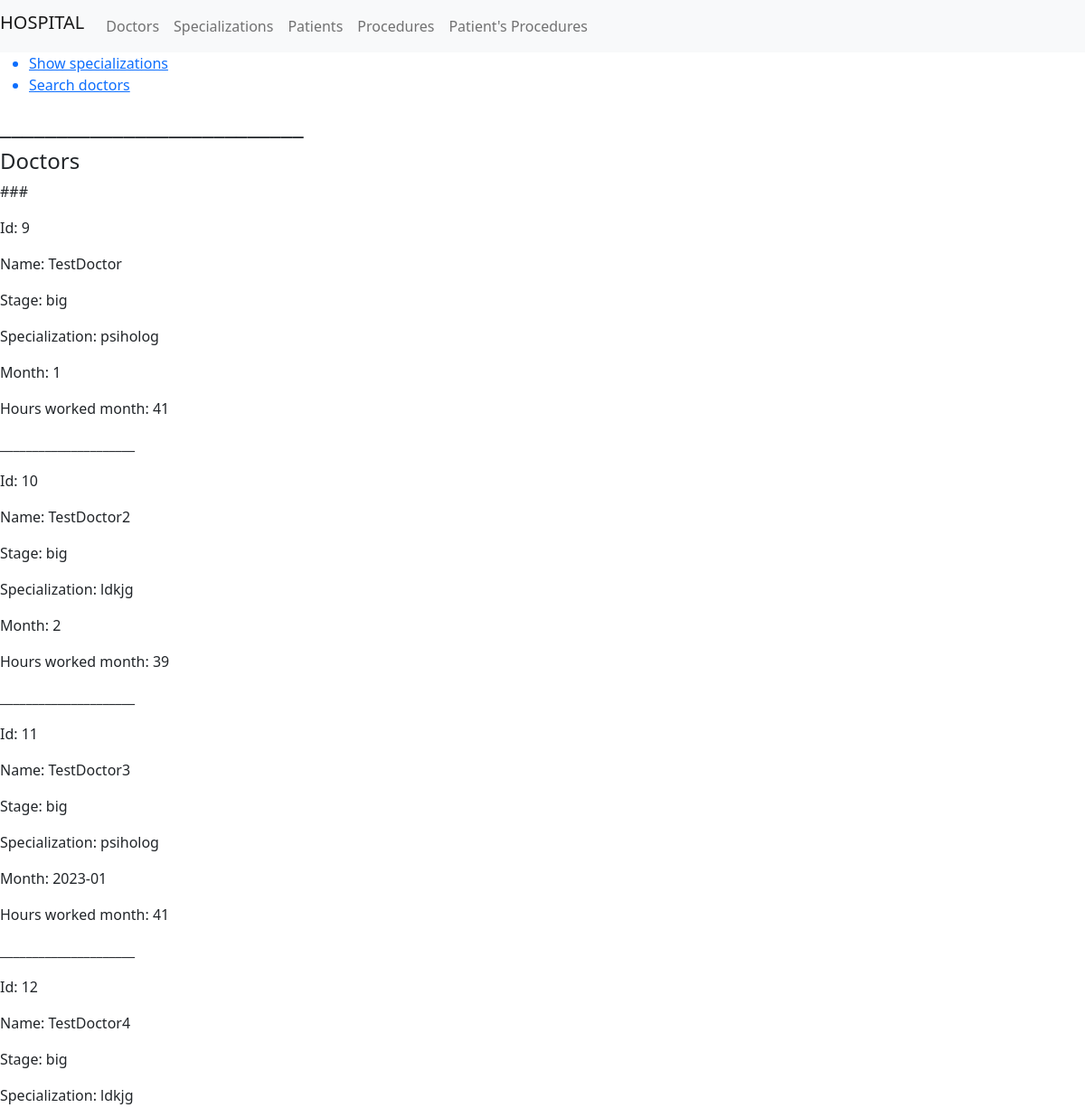
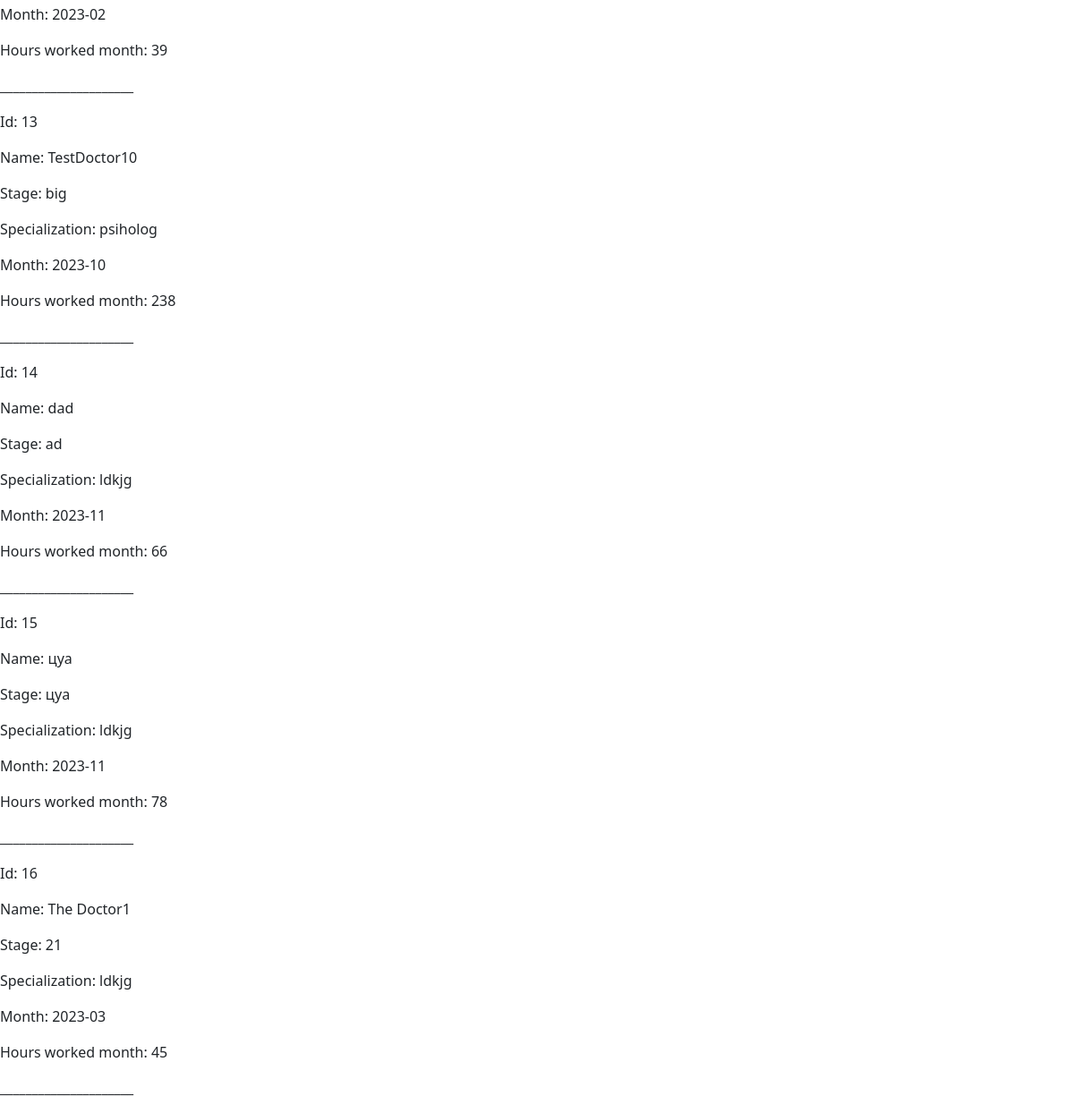
The page /read_doctor/ on the database its author committed (2 pictures, top to bottom).
### main/models.py (models this page shows, shortened)
class Doctors(models.Model):
    name = models.CharField('Name', max_length=100)
    stage = models.CharField('Stage', max_length=100)
    specialization = models.ForeignKey('Specializations', on_delete = models.PROTECT,null = True)
    hours_worked = models.IntegerField()
    month = models.CharField('Month', max_length=10, default=datetime.datetime.now().strftime("%B"))
    hours_worked_month = models.IntegerField('Hours Worked in Month', default=0)
    class Meta:
        verbose_name = 'Doctor'
        verbose_name_plural = 'Doctors'

class Specializations(models.Model):
    name = models.CharField(("Specialization"), max_length=100)
    class Meta:
        verbose_name = 'Specialization'
        verbose_name_plural = 'Specializations'
    def __str__(self):
        return self.name

### main/views.py (the view)
# urls.py: path('read_doctor/', views.read_doctor, name='read_doctor'),
def read_doctor(request):
    main = Doctors.objects.all()
    return render(request,'main/read_doctor.html', {'main' : main})

### main/templates/main/read_doctor.html (shortened to what this page needs)
{% extends "main/index.html" %}
{% block content %}
  <div>
    <h4>Doctors</h4>
    <p>###</p>
    {% for el in main %}
      <div>
        <p>Id: {{ el.id }}</p>
        <p>Name: {{ el.name }}</p>
        <p>Stage: {{ el.stage }}</p>
        <p>Specialization: {{ el.specialization }}</p>
        <p>Month: {{ el.month }}</p>
        <p>Hours worked month: {{ el.hours_worked_month }}</p>
        <p>_____________________</p>
      </div>
    {% endfor %}
  </div>
{% endblock %}

### main/templates/main/index.html (shortened to what this page needs)
<!DOCTYPE html>
<html>
<head>
  <link href="https://cdn.jsdelivr.net/npm/bootstrap@5.0.2/dist/css/bootstrap.min.css" rel="stylesheet">
</head>
<body>
  <nav class="navbar navbar-expand-lg navbar-light bg-light">
    <h4 class="navbar-brand" href="#">HOSPITAL</h4>
    <div class="collapse navbar-collapse" id="navbarNav">
        <ul class="navbar-nav">
            <li class="nav-item">
                <a class="nav-link" href="http://127.0.0.1:8000/read_doctor/">Doctors</a>
            </li>
            <li class="nav-item">
              <a class="nav-link" href="http://127.0.0.1:8000/read_specialization/">Specializations</a>
            </li>
            <li class="nav-item">
                <a class="nav-link" href="http://127.0.0.1:8000/read_patient/">Patients</a>
            </li>
            <li class="nav-item">
              <a class="nav-link" href="http://127.0.0.1:8000/read_procedure/">Procedures</a>
            </li>
            <li class="nav-item">
              <a class="nav-link" href="http://127.0.0.1:8000/read_patientprocedures/">Patient's Procedures</a>
            </li>
          </ul>
      </div>
    </nav>
  <aside>
    <ul>
      <a href="http://127.0.0.1:8000/specializations/"><li>Show specializations</li></a>
      <a href="http://127.0.0.1:8000/overtime_doctors/?month=2023-01"><li>Search doctors</li></a>
    </ul>
    <h3>___________________________</h3>
  </aside>
  <main>
    {% block content%}
    {% endblock %}
  </main>
</body>
</html>

### rows shown on the page
Doctors: id "9", name "TestDoctor", stage "big", specialization "psiholog", month "1", hours_worked_month "41"
Doctors: id "10", name "TestDoctor2", stage "big", specialization "ldkjg", month "2", hours_worked_month "39"
Doctors: id "11", name "TestDoctor3", stage "big", specialization "psiholog", month "2023-01", hours_worked_month "41"
Doctors: id "12", name "TestDoctor4", stage "big", specialization "ldkjg", month "2023-02", hours_worked_month "39"
Doctors: id "13", name "TestDoctor10", stage "big", specialization "psiholog", month "2023-10", hours_worked_month "238"
Doctors: id "14", name "dad", stage "ad", specialization "ldkjg", month "2023-11", hours_worked_month "66"
Doctors: id "15", name "цуа", stage "цуа", specialization "ldkjg", month "2023-11", hours_worked_month "78"
Doctors: id "16", name "The Doctor1", stage "21", specialization "ldkjg", month "2023-03", hours_worked_month "45"
